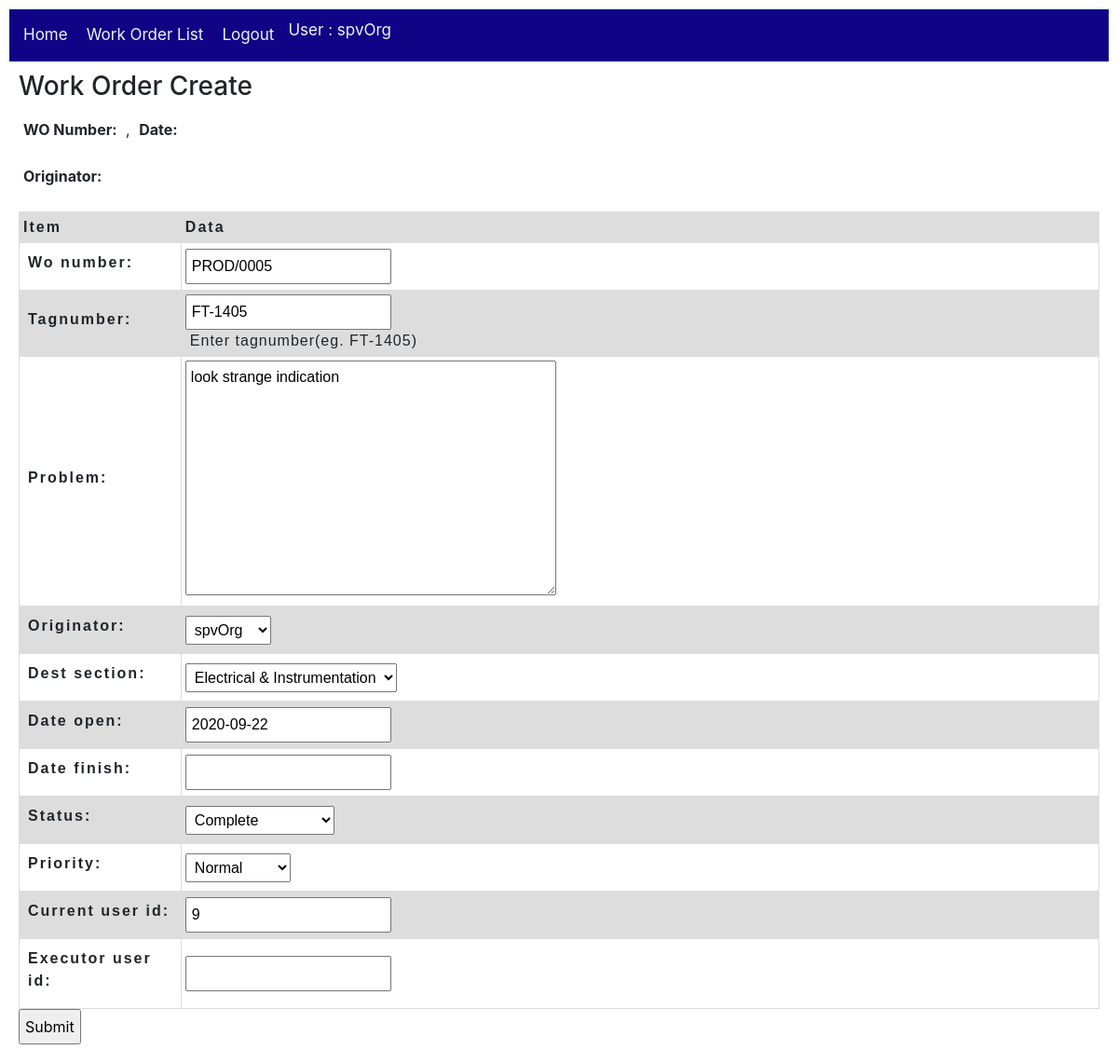
/workOrder/work_order/5/update/ (signed in), run on an earlier commit of the app's database.
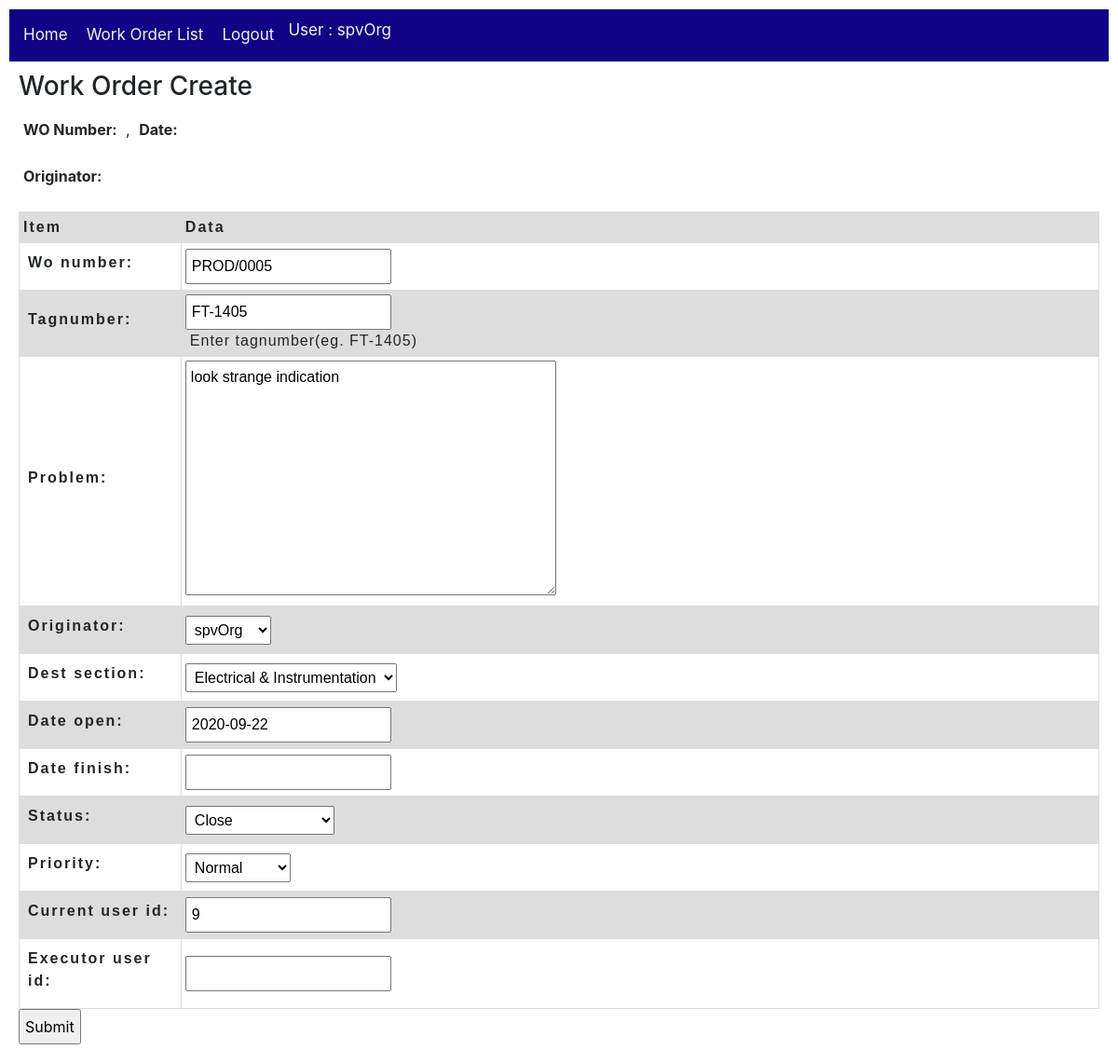
And on a later commit of the database.
### workOrder/models.py (models this page shows, shortened)
class Work_order(models.Model):
    wo_number = models.CharField(max_length=20, null=True)
    tagnumber = models.CharField(max_length=50, null=True, help_text='Enter tagnumber(eg. FT-1405)')
    problem = models.TextField(max_length=1000, null=True)
    originator = models.ForeignKey(User,
        on_delete=models.SET_NULL,
        null=True)
    dest_section = models.ForeignKey(Section,
        on_delete=models.SET_NULL,
        null=True)
    date_open = models.DateField()
    date_finish = models.DateField(null=True)
    status = models.ForeignKey(Action,
        on_delete=models.SET_NULL,
        null=True)
    priority = models.ForeignKey(Wo_priority,
        on_delete=models.SET_NULL,
        null=True)
    current_user_id = models.IntegerField(null=True)
    executor_user_id = models.IntegerField(null=True)
    class Meta:
        ordering = ['originator','status','wo_number']

### workOrder/views.py (the view)
# urls.py: path('work_order/<int:pk>/update/', views.Work_orderUpdate.as_view(), name='work_order_update'),
class Work_orderUpdate(LoginRequiredMixin, UpdateView):
    model = Work_order
    fields = '__all__'
    template_name = 'workOrder/work_order_form.html'  # Specify your own template name/location

### utility/models.py (called while the page is built)
    def __str__(self):
        return self.name

    def __str__(self):
        return self.name

    def __str__(self):
        return self.name

### workOrder/templates/workOrder/work_order_form.html (shortened to what this page needs)
{% extends "base_workOrder.html" %}
{% block content %}
  <h3>Work Order Create</h3>
  <p><strong>WO Number:</strong> {{ wo_number }}, <strong>Date:</strong> {{ date_open }}</p>
  <p><strong>Originator:</strong> {{ originator }}</p>
  <form action="" method="post">
    <table class="WoForm">
      <thead>
        <tr>
          <th scope="col">Item</th>
          <th scope="col">Data</th>
        </tr>
      </thead>
      {{ form.as_table }}
    </table>
    <input type="submit" value="Submit">
  </form>
{% endblock %}

What changed in the data, as far as the page shows it:
changed Work_order "PROD/0005": status "Complete" → "Close"
